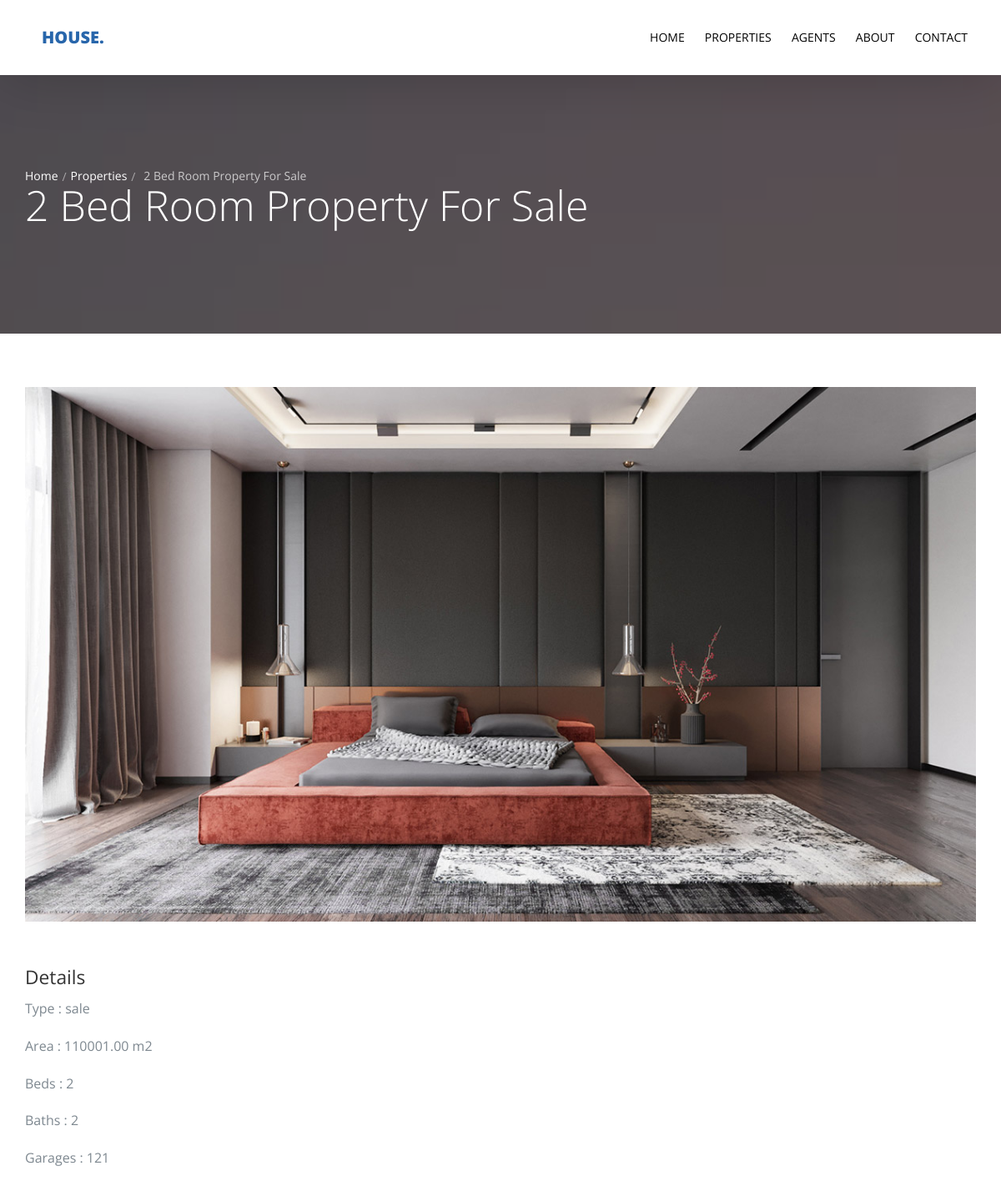
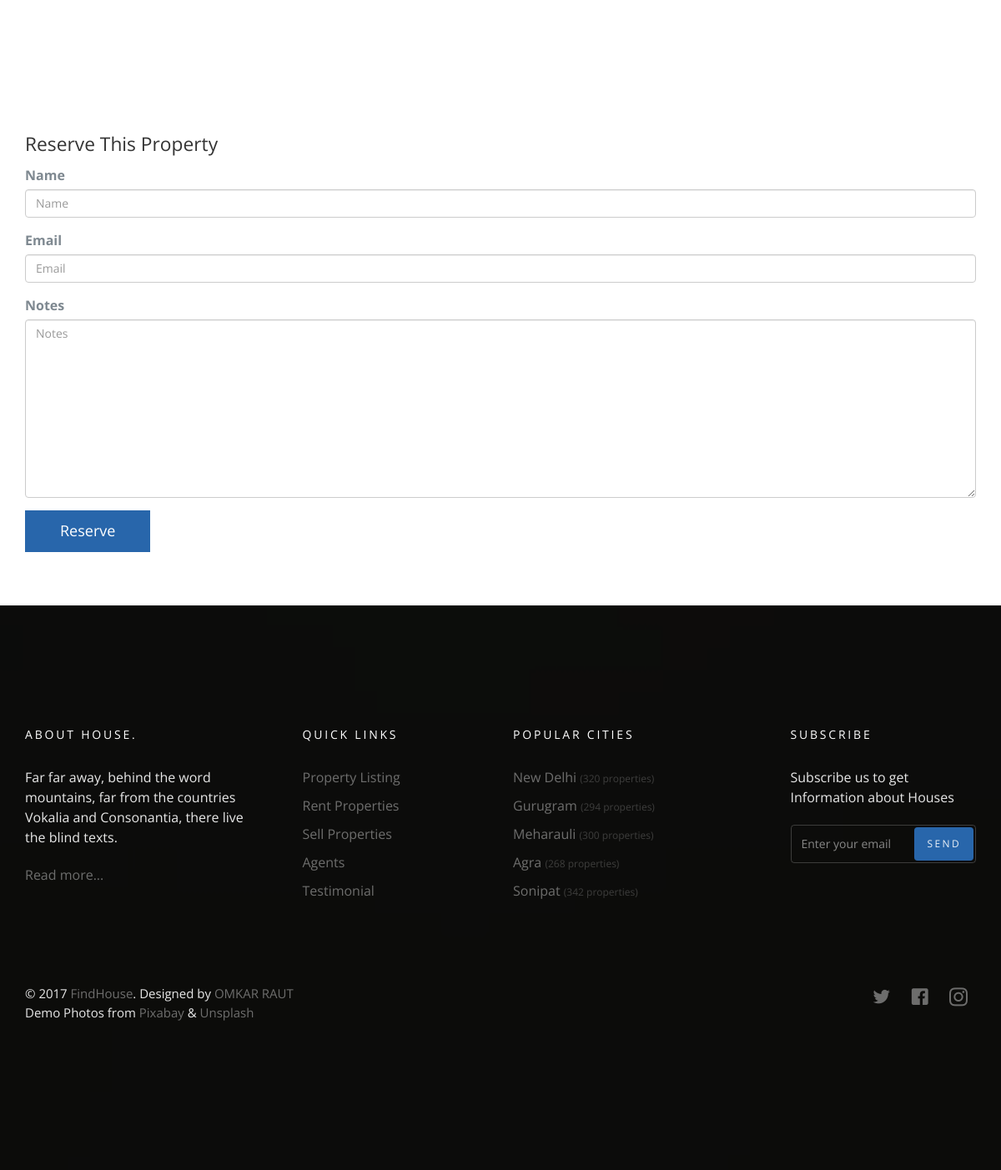
The app's page /property/4 with its own data (2 pictures, top to bottom).
### property/models.py (models this page shows)
class Property(models.Model):
    name = models.CharField(max_length=50)
    property_type = models.CharField(choices=property_type , max_length=10)
    price = models.PositiveIntegerField()
    category = models.ForeignKey('Category' ,null=True ,on_delete=models.SET_NULL)
    area = models.DecimalField(decimal_places=2 ,max_digits=8 )
    beds_number = models.PositiveIntegerField()
    baths_number = models.PositiveIntegerField()
    garages_number = models.PositiveIntegerField()
    image=models.ImageField(upload_to='property/',null=True)
    location=models.CharField(max_length=50 ,null=True)
    def __str__(self):
        return self.name
    class Meta:
        verbose_name = 'Property'
        verbose_name_plural = 'Properties'

### property/views.py (the view)
# urls.py: path('<int:id>',views.property_detail , name='property_detail'),
def property_detail(request,id):
    property_detail = Property.objects.get(id=id)
    template = 'property/detail.html'
    if request.method == 'POST':
        reserve_form = ReserveForm(request.POST)
        if reserve_form.is_valid():
            reserve_form.save()
    else:
        reserve_form = ReserveForm()
    context = {
        'property_detail' : property_detail ,
        'reserve_form' : reserve_form
    }
    return render(request , template , context)

### property/forms.py
class ReserveForm(forms.ModelForm):
    class Meta :
        model = Reserve
        fields = '__all__'

### property/templates/property/detail.html (shortened to what this page needs)
{% extends 'base.html' %}
{% load bootstrap4 %}
{% block body %}
  <section class="probootstrap-slider flexslider2 page-inner">
    <div class="overlay"></div>
    <div class="probootstrap-wrap-banner">
      <div class="container">
        <div class="row">
          <div class="col-md-8">
              <div class="page-title probootstrap-animate">
                  <div class="probootstrap-breadcrumbs">
                    <a href="#">Home</a><span><a href="{% url 'property:property_list' %}"> Properties </a></span>{{property_detail}}
                  </div>
                  <h1>{{property_detail}}</h1>
                </div>
          </div>
        </div>
      </div>
    </div>
    <ul class="slides">
      <li style="background-image: url(img/slider_1.jpg);"></li>
    </ul>
  </section>
  <section class="probootstrap-section">
    <div class="container">
      <div class="row">
        <div class="col-md-12">
          <p><img src="{{property_detail.image.url}}" class="img-responsive" alt="Free Bootstrap Template by uicookies.com"></p>
        </div>
      </div>
      <div class="row">
        <div class="col-md-12">
          <h2>Details</h2>
          <p>Type : {{property_detail.property_type}}</p>
          <p>Area : {{property_detail.area}} m2</p>
          <p>Beds : {{property_detail.beds_number}}</p>
          <p>Baths : {{property_detail.baths_number}}</p>
          <p>Garages : {{property_detail.garages_number}}</p>
        </div>
      </div>
    </div>
  </section>
  <section class="probootstrap-section">
      <div class="container">
        <div class="row">
          <div class="col-md-12">
            <h2>Reserve This Property</h2>
              <form action="" method="POST">
                  {% bootstrap_form reserve_form %}
                  {% buttons %}
                      <button type="submit" class="btn btn-primary">Reserve</button>
                  {% endbuttons %}
              </form>
          </div>
        </div>
      </div>
    </section>
  {% endblock body %}

### records on screen
Property: name "2 Bed Room Property For Sale", image (picture), property_type "sale", area "110001.00", beds_number "2", baths_number "2", garages_number "121"
